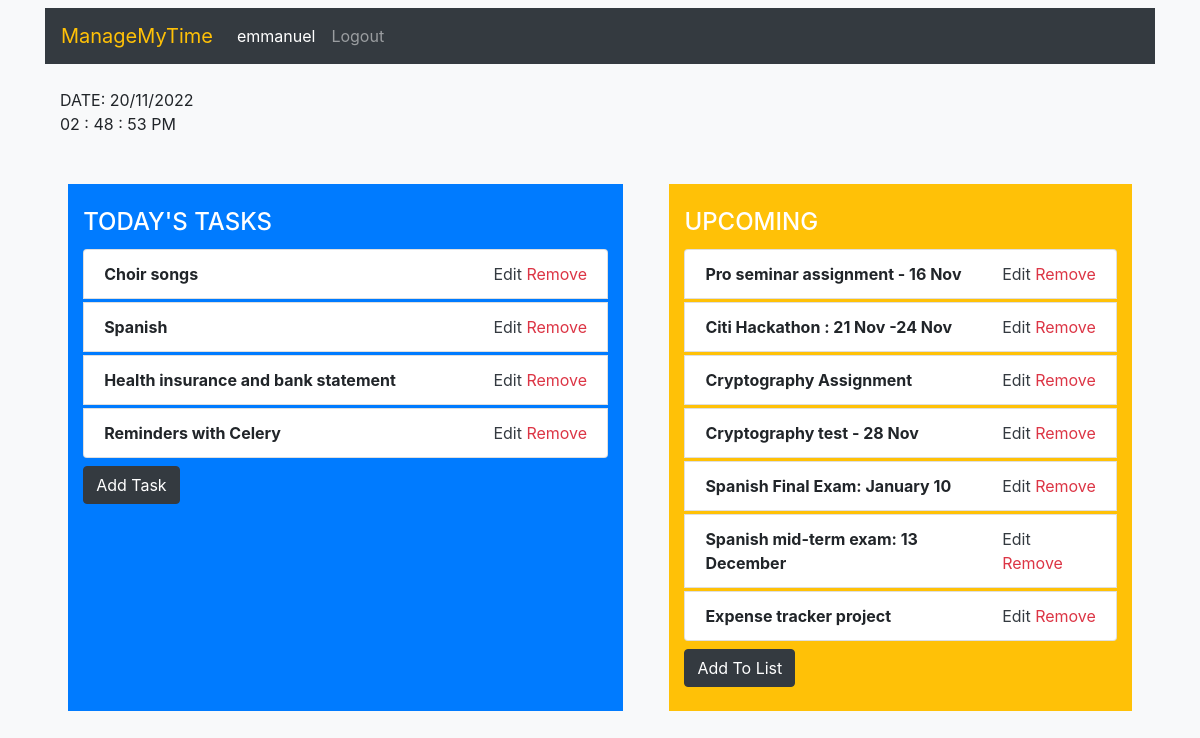
The app's page / (signed in) with its own data.
### todo/models.py (models this page shows, shortened)
class Todo(models.Model):
    todoname = models.CharField(max_length=300)
    creator = models.ForeignKey(User, on_delete=models.CASCADE)

class Upcoming(models.Model):
    eventname = models.CharField(max_length=300)
    creator = models.ForeignKey(User, on_delete=models.CASCADE)

### todo/views.py (the view)
# urls.py: path('',TodoView.as_view(),name='home'),
class TodoView(LoginRequiredMixin,ListView):
    model = Todo
    template_name = 'todo/todo_home.html'
    context_object_name = 'todos'
    def get_context_data(self, **kwargs):
        context = super(TodoView, self).get_context_data(**kwargs)
        context['events'] = Upcoming.objects.filter(creator = self.request.user)
        return context
    def get_queryset(self):
        return super(TodoView, self).get_queryset().filter(creator=self.request.user)

### todo/templates/todo/todo_home.html (shortened to what this page needs)
{% extends 'todo/base.html' %}
{% load static %}
{% block content %}
    <div class="container my-4 d-inline-block" onload="realtimeClock()">
                <div id="todaysdate"></div>
                <div id="clock"></div>
    </div>
    <div class="container  mt-4">
        <div class="row d-flex">
            <div class="container col-6 bg-primary py-4">
                <h4 class="text-white">TODAY'S TASKS</h4>
                <ol class="list-group list-group-numbered">
                    {% if todos %}
                    {% for todo in todos %}
                        {% if todo.creator == user %}
                        <li class="list-group-item d-flex justify-content-between align-items-start mt-1">
                            <div class="ms-2 me-auto">
                              <div class="fw-bold font-weight-bold">{{ todo.todoname }}</div>
                            </div>
                            <span class="rounded-pill">
                            <a href="{% url 'edit-task' todo.id %}" class="link text-dark">Edit</a>
                            <a href="{% url 'remove-task' todo.id %}" class="link text-danger">Remove</a>
                          </span>
                          </li>
                        {% endif %}
                    {% endfor %}
                    {% else %}
                        <p class="text-white">No Tasks. You can add a Task By Clicking The Button Below.</p>
                    {% endif %}
                </ol>
                <a class="btn btn-dark mt-2" href="{% url 'add-task' %}">Add Task</a>
            </div>
            <div class="container col-5 bg-warning py-4 ml-auto">
                <h4 class="text-white">UPCOMING</h4>
                <ol class="list-group list-group-numbered">
                    {% if events %}
                    {% for event in events %}
                    <li class="list-group-item d-flex justify-content-between align-items-start mt-1">
                      <div class="ms-2 me-auto">
                        <div class="fw-bold font-weight-bold">{{ event.eventname }}</div>
                      </div>
                      <span class="rounded-pill">
                      <a href="{% url 'edit-event' event.id %}" class="link text-dark">Edit</a>
                      <a href="{% url 'remove-event' event.id %}" class="link text-danger">Remove</a>
                    </span>
                    </li>
                    {% endfor %}
                    {% else %}
                        <p class="text-dark">No Upcoming Events. You can add An Event By Clicking The Button Below.</p>
                    {% endif %}
                </ol>
                <a href="{% url 'add-event' %}" class="btn btn-dark mt-2">Add To List</a>
            </div>
        </div>
    </div>
{% endblock %}

### todo/templates/todo/base.html (shortened to what this page needs)
{% load static %}
<!DOCTYPE html>
<html lang="en">
<head>
    <link rel="stylesheet" href="https://cdn.jsdelivr.net/npm/bootstrap@4.0.0/dist/css/bootstrap.min.css">
</head>
<body class="bg-light bg-gradient" onload = "realtimeClock()">
    <div class="container mt-2">
            <nav class="navbar navbar-expand-lg navbar-dark bg-dark">
                <a class="navbar-brand text-warning" href="#">ManageMyTime</a>
                <div class="collapse navbar-collapse" id="navbarNavAltMarkup">
                <div class="navbar-nav">
                    {% if user.is_authenticated %}
                        <a class="nav-item nav-link active" href="#">{{ user }} <span class="sr-only">(current)</span></a>
                        <a class="nav-item nav-link" href="{% url 'logout' %}">Logout</a>
                    {% else %}
                        <a class="nav-item nav-link" href="{% url 'login' %}">Login</a>
                        <a class="nav-item nav-link" href="{% url 'register' %}">Register</a>
                    {% endif %}
                </div>
                </div>
            </nav>
    </div>
    <div class="container">
        {% block content %}
        {% endblock %}
    </div>
</body>
</html>

### records on screen
Todo: todoname "Choir songs"
Todo: todoname "Spanish"
Todo: todoname "Health insurance and bank statement"
Todo: todoname "Reminders with Celery"
Upcoming: eventname "Pro seminar assignment - 16 Nov"
Upcoming: eventname "Citi Hackathon : 21 Nov -24 Nov"
Upcoming: eventname "Cryptography Assignment"
Upcoming: eventname "Cryptography test - 28 Nov"
Upcoming: eventname "Spanish Final Exam: January 10"
Upcoming: eventname "Spanish mid-term exam: 13 December"
Upcoming: eventname "Expense tracker project"

### other values on screen
{{ user }} "emmanuel"
